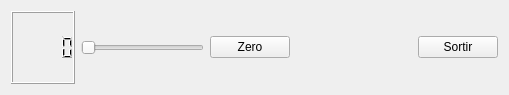
<?xml version="1.0" encoding="UTF-8"?>
<ui version="4.0">
 <class>widget</class>
 <widget class="QMainWindow" name="widget">
  <property name="geometry">
   <rect>
    <x>0</x>
    <y>0</y>
    <width>509</width>
    <height>95</height>
   </rect>
  </property>
  <property name="windowTitle">
   <string>widget</string>
  </property>
  <widget class="QWidget" name="centralWidget">
   <layout class="QHBoxLayout" name="horizontalLayout">
    <item>
     <widget class="MyLCD" name="lcdNumber"/>
    </item>
    <item>
     <widget class="QSlider" name="horizontalSlider">
      <property name="orientation">
       <enum>Qt::Horizontal</enum>
      </property>
     </widget>
    </item>
    <item>
     <widget class="QPushButton" name="pushButton">
      <property name="text">
       <string>Zero</string>
      </property>
     </widget>
    </item>
    <item>
     <spacer name="horizontalSpacer">
      <property name="orientation">
       <enum>Qt::Horizontal</enum>
      </property>
      <property name="sizeHint" stdset="0">
       <size>
        <width>113</width>
        <height>20</height>
       </size>
      </property>
     </spacer>
    </item>
    <item>
     <widget class="QPushButton" name="pushButton_2">
      <property name="text">
       <string>Sortir</string>
      </property>
     </widget>
    </item>
   </layout>
  </widget>
 </widget>
 <layoutdefault spacing="6" margin="11"/>
 <customwidgets>
  <customwidget>
   <class>MyLCD</class>
   <extends>QLCDNumber</extends>
   <header>mylcd.h</header>
   <slots>
    <slot>setTextColor(int)</slot>
    <slot>setZero()</slot>
   </slots>
  </customwidget>
 </customwidgets>
 <resources/>
 <connections>
  <connection>
   <sender>horizontalSlider</sender>
   <signal>valueChanged(int)</signal>
   <receiver>lcdNumber</receiver>
   <slot>setTextColor(int)</slot>
   <hints>
    <hint type="sourcelabel">
     <x>131</x>
     <y>39</y>
    </hint>
    <hint type="destinationlabel">
     <x>44</x>
     <y>21</y>
    </hint>
   </hints>
  </connection>
  <connection>
   <sender>pushButton_2</sender>
   <signal>clicked()</signal>
   <receiver>widget</receiver>
   <slot>close()</slot>
   <hints>
    <hint type="sourcelabel">
     <x>455</x>
     <y>40</y>
    </hint>
    <hint type="destinationlabel">
     <x>450</x>
     <y>6</y>
    </hint>
   </hints>
  </connection>
  <connection>
   <sender>pushButton</sender>
   <signal>clicked()</signal>
   <receiver>lcdNumber</receiver>
   <slot>setZero()</slot>
   <hints>
    <hint type="sourcelabel">
     <x>227</x>
     <y>39</y>
    </hint>
    <hint type="destinationlabel">
     <x>59</x>
     <y>46</y>
    </hint>
   </hints>
  </connection>
 </connections>
</ui>
